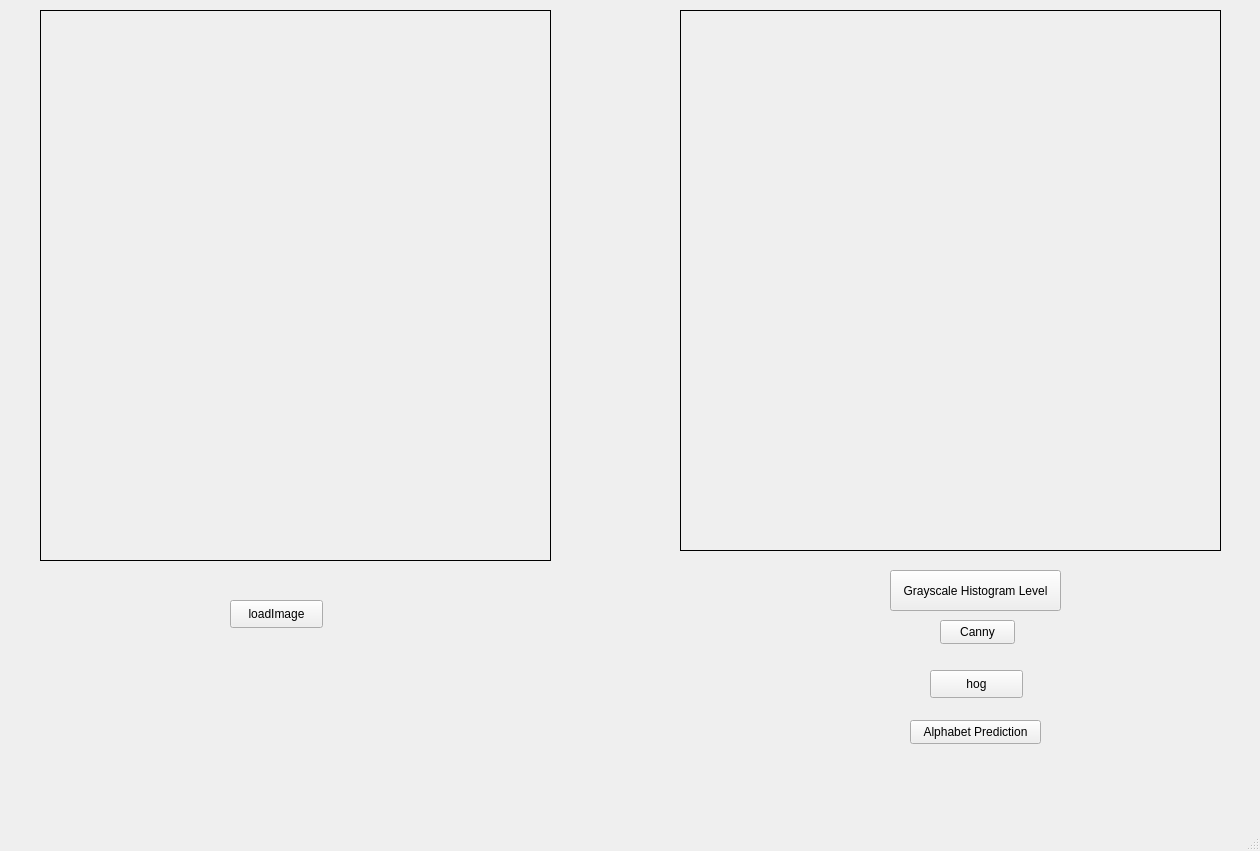
<?xml version="1.0" encoding="UTF-8"?>
<ui version="4.0">
 <class>MainWindow</class>
 <widget class="QMainWindow" name="MainWindow">
  <property name="geometry">
   <rect>
    <x>0</x>
    <y>0</y>
    <width>1260</width>
    <height>851</height>
   </rect>
  </property>
  <property name="windowTitle">
   <string>MainWindow</string>
  </property>
  <widget class="QWidget" name="centralwidget">
   <widget class="QLabel" name="boxInput">
    <property name="geometry">
     <rect>
      <x>40</x>
      <y>10</y>
      <width>511</width>
      <height>551</height>
     </rect>
    </property>
    <property name="frameShape">
     <enum>QFrame::Box</enum>
    </property>
    <property name="text">
     <string/>
    </property>
   </widget>
   <widget class="QPushButton" name="buttonHog">
    <property name="geometry">
     <rect>
      <x>930</x>
      <y>670</y>
      <width>93</width>
      <height>28</height>
     </rect>
    </property>
    <property name="text">
     <string>hog</string>
    </property>
   </widget>
   <widget class="QPushButton" name="buttonLoad">
    <property name="geometry">
     <rect>
      <x>230</x>
      <y>600</y>
      <width>93</width>
      <height>28</height>
     </rect>
    </property>
    <property name="text">
     <string>loadImage</string>
    </property>
   </widget>
   <widget class="QPushButton" name="buttonHisto">
    <property name="geometry">
     <rect>
      <x>890</x>
      <y>570</y>
      <width>171</width>
      <height>41</height>
     </rect>
    </property>
    <property name="text">
     <string>Grayscale Histogram Level</string>
    </property>
   </widget>
   <widget class="QLabel" name="boxOutput">
    <property name="geometry">
     <rect>
      <x>680</x>
      <y>10</y>
      <width>541</width>
      <height>541</height>
     </rect>
    </property>
    <property name="frameShape">
     <enum>QFrame::Box</enum>
    </property>
    <property name="text">
     <string/>
    </property>
   </widget>
   <widget class="QPushButton" name="buttonPrediction">
    <property name="geometry">
     <rect>
      <x>910</x>
      <y>720</y>
      <width>131</width>
      <height>24</height>
     </rect>
    </property>
    <property name="text">
     <string>Alphabet Prediction</string>
    </property>
   </widget>
   <widget class="QPushButton" name="buttonCanny">
    <property name="geometry">
     <rect>
      <x>940</x>
      <y>620</y>
      <width>75</width>
      <height>24</height>
     </rect>
    </property>
    <property name="text">
     <string>Canny</string>
    </property>
   </widget>
  </widget>
  <widget class="QMenuBar" name="menubar">
   <property name="geometry">
    <rect>
     <x>0</x>
     <y>0</y>
     <width>1260</width>
     <height>22</height>
    </rect>
   </property>
  </widget>
  <widget class="QStatusBar" name="statusbar"/>
 </widget>
 <resources/>
 <connections/>
</ui>
